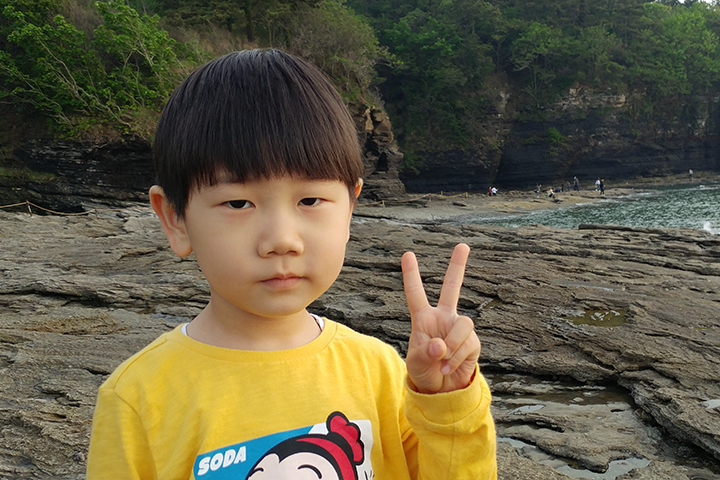
#> input picture ch2-2/model.png, 720 x 480 px, found by its file name
$ jupyter execute 'histogram backprojection.ipynb'   (shell and % lines are left out)
#> lines starting #> are read from the running program, lines starting #| are printed output that depends on the picture; after the words box and inside, x2 and y2 are one past the last pixel; in counts of white or black regions, pixels touching at a corner belong together
# 방법 1 - 영상의 픽셀을 하나씩 순회하면서 히스토그램 역투영 계산

[cell 1]
import cv2
import numpy as np

# 기준 영상 불러오기
img_m = cv2.imread('model.png')
#> img_m is the input picture: shape (480, 720, 3); mean B, G, R 67.8, 93.2, 100.5
mask = cv2.imread('mask.bmp', cv2.IMREAD_GRAYSCALE)
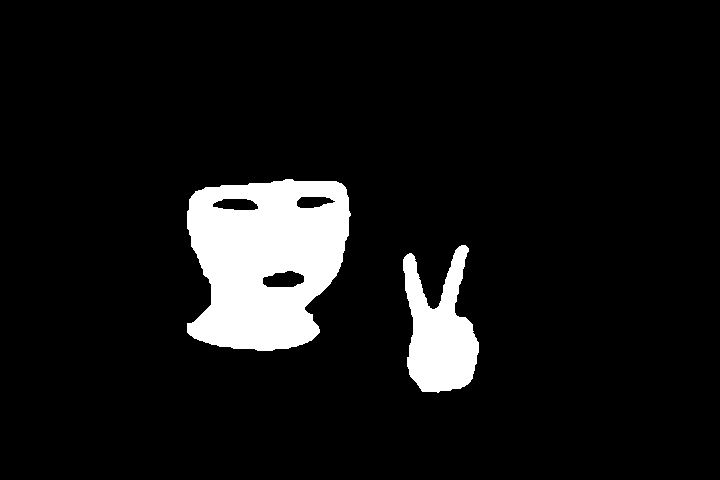
#> input picture ch2-2/mask.bmp, 720 x 480 px, found by its file name
#> mask: shape (480, 720); 8.1% white; 2 white regions, box (x1, y1, x2, y2) and area: (187, 179, 351, 351) 21231, (403, 245, 479, 393) 6784

## 기준 영상의 H-S 히스토그램 생성
hls_m = cv2.cvtColor(img_m, cv2.COLOR_BGR2HLS)
#> hls_m: shape (480, 720, 3); mean of channels 0, 1, 2 42.2, 85.3, 63.1
hist_m = cv2.calcHist([hls_m], [0,2], mask, [181,256], [0,181,0,256])
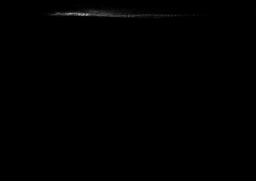
#> hist_m: shape (181, 256) float32; min 0, max 154, mean 0.6

## 입력 이미지의 H-S 히스토그램 계산
img_i = cv2.imread('test.png')
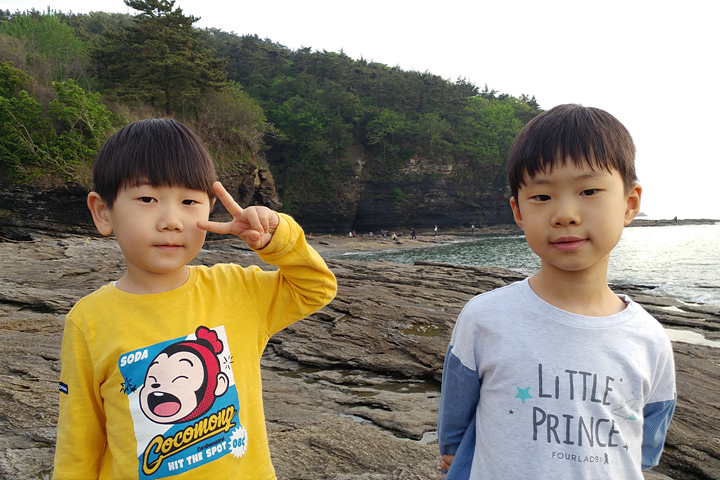
#> input picture ch2-2/test.png, 720 x 480 px, found by its file name
#> img_i is the input picture: shape (480, 720, 3); mean B, G, R 116.9, 134.4, 141.2
hls_i = cv2.cvtColor(img_i, cv2.COLOR_BGR2HLS)
#> hls_i: shape (480, 720, 3); mean of channels 0, 1, 2 42.5, 129.7, 58.2
hist_i = cv2.calcHist([hls_i], [0,2], None, [181,256], [0,181,0,256])

# 히스토그램 정규화
hist_m = (hist_m - hist_m.min()) / (hist_m.max()-hist_m.min())
hist_i = (hist_i - hist_i.min()) / (hist_i.max()-hist_i.min())


'''
To do
'''
# 2차원 H-S 히스토그램 계산
hist_i = cv2.calcHist([hls_i], [0,2], None, [181,256], [0,181,0,256])

# 기준 영상 및 입력 영상 히스토그램 각각 정규화
hist_m = (hist_m - hist_m.min()) / (hist_m.max()-hist_m.min())
hist_i = (hist_i - hist_i.min()) / (hist_i.max()-hist_i.min())

## 방법 1) 입력 영상의 픽셀을 하나씩 순회하면서 히스토그램 역투영 계산
height, width = img_i.shape[0], img_i.shape[1]                      # 입력 영상의 높이, 너비 정보
#> height = 480; width = 720

result = np.zeros((height,width), dtype='float32') # 입력 영상과 동일한 크기의 0으로 초기화 된 배열 생성
for i in range(height):
    for j in range(width):
        h = hls_i[i,j,0]                         # 해당 픽셀의 h(hue) 값
        s = hls_i[i,j,2]                         # 해당 필셀의 s(saturation) 값
        r = hist_m[h,s] / (hist_i[h,s]+1e-7)     # 나눗셈에서 분모가 0이되는 것을 막기 위해 결과에 영향을 주지 않을만큼의 작은 값(1e-7)을 분모에 더해줌
        result[i,j] = min(r, 1.0)                # 결과값(confidence)의 범위가 1.0을 넘지 않도록 함 (확률 또는 신뢰도로 나타내기 위함)
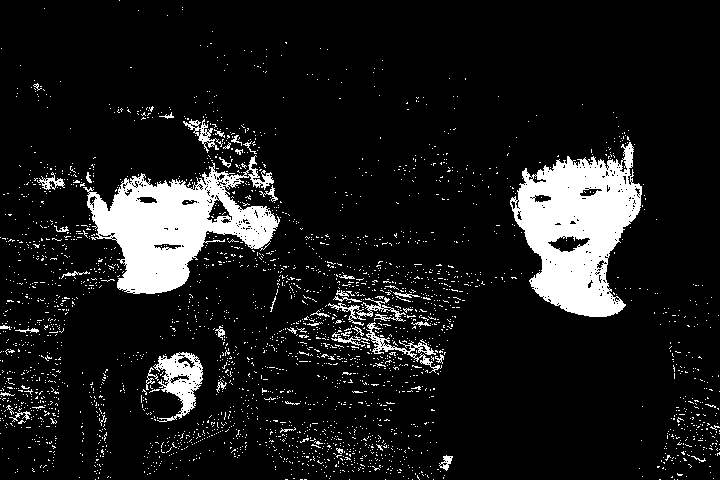
#> result: shape (480, 720) float32; min 0, max 1, mean 0.108

# 방법 2 - 배열 단위로 히스토그램 역투영 계산

[cell 2]
import cv2
import numpy as np

# 기준 영상 불러오기
img_m = cv2.imread('model.png')
mask = cv2.imread('mask.bmp', cv2.IMREAD_GRAYSCALE)

## 기준 영상의 H-S 히스토그램 생성
hls_m = cv2.cvtColor(img_m, cv2.COLOR_BGR2HLS)
hist_m = cv2.calcHist([hls_m], [0,2], mask, [181,256], [0,181,0,256])

## 입력 이미지의 H-S 히스토그램 계산
img_i = cv2.imread('test.png')
hls_i = cv2.cvtColor(img_i, cv2.COLOR_BGR2HLS)
hist_i = cv2.calcHist([hls_i], [0,2], None, [181,256], [0,181,0,256])

# 히스토그램 정규화
hist_m = (hist_m - hist_m.min()) / (hist_m.max()-hist_m.min())
hist_i = (hist_i - hist_i.min()) / (hist_i.max()-hist_i.min())


'''
To do
'''
hist_r = hist_m / (hist_i+1e-7)   # 비율 히스토그램 계산

h,l,s = cv2.split(hls_i)          # HLS 영상을 각각의 채널(H, L, S)로 분리
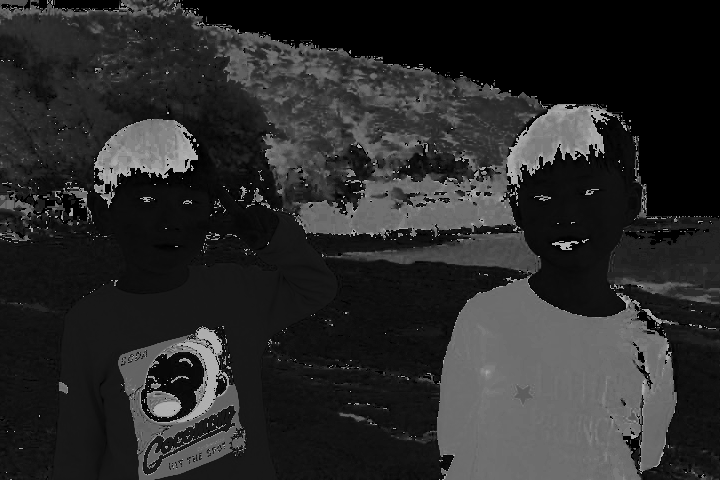
#> h: shape (480, 720); min 0, max 180, mean 42.5
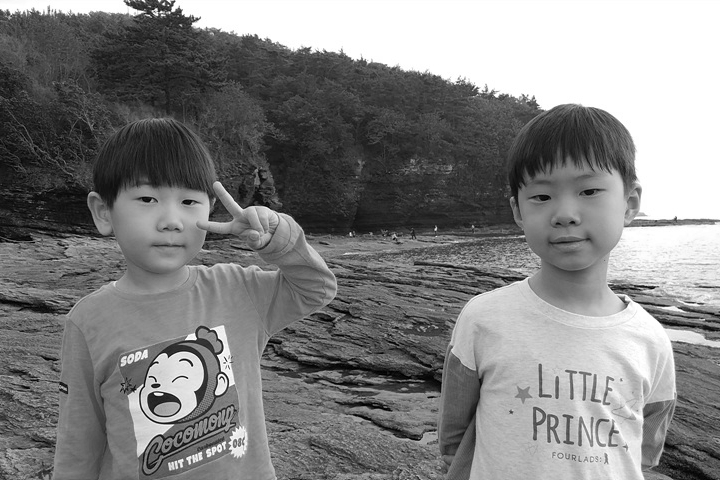
#> l: shape (480, 720); min 0, max 255, mean 129.7
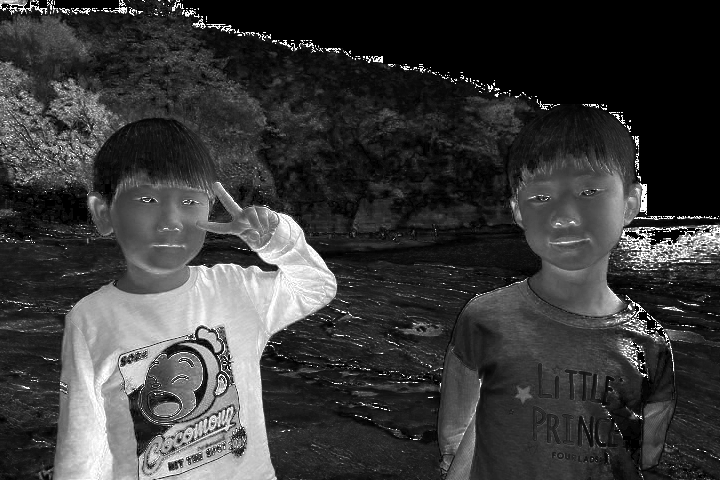
#> s: shape (480, 720); min 0, max 255, mean 58.2

result = hist_r[h, s]             # 배열 단위로 히스토그램 역투영 결과 계산
result = np.minimum(result, 1)    # 결과값(confidence)의 범위가 1.0을 넘지 않도록 함 (확률 또는 신뢰도로 나타내기 위함)

ret, result = cv2.threshold(result, 0.1, 255, cv2.THRESH_BINARY)
#> result: shape (480, 720) float32; 10.7% white; 2808 white regions (2761 under 20 px), largest, box (x1, y1, x2, y2) and area: (510, 142, 642, 317) 13320, (83, 155, 280, 294) 12464, (153, 352, 203, 422) 1605

[cell 3]
import matplotlib.pyplot as plt

## 결과 시각화
plt.figure(figsize=(13,4))

plt.subplot(1,2,1)
plt.imshow(img_i[...,::-1])
plt.axis('off')
plt.title('input image')

plt.subplot(1,2,2)
plt.imshow(result,'gray')
plt.axis('off')
plt.title('confidence map')

plt.show()

## 3) 모폴로지 연산을 통한 개선

[cell 4]
## 모폴로지 열기(opening) 연산 적용
'''
To do
'''
kernel = np.ones((3,3), dtype='uint8')      # 다음 형태(3x3)의 모폴로지 커널(구조요소) 생성
                                            # [[1,1,1],
                                            #  [1,1,1],
                                            #  [1,1,1]]
improved = cv2.morphologyEx(result, cv2.MORPH_OPEN, kernel)
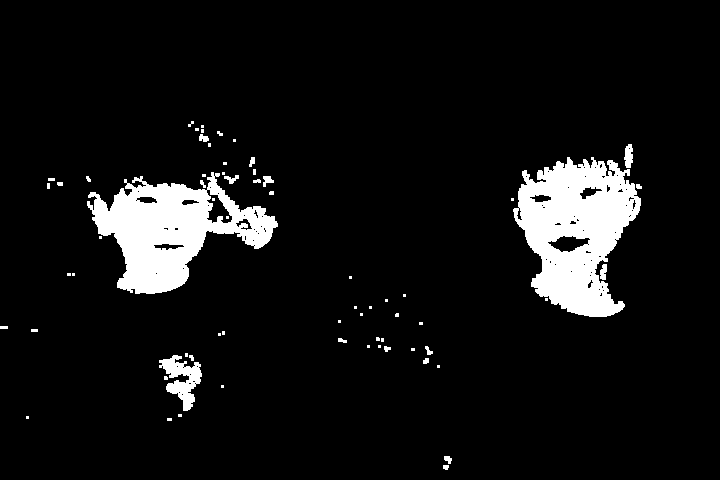
#> improved: shape (480, 720) float32; 7.6% white; 67 white regions (42 under 20 px), largest, box (x1, y1, x2, y2) and area: (513, 157, 641, 317) 12500, (87, 172, 278, 294) 11129, (159, 355, 202, 411) 1136

cv2.imwrite('opened.jpg', improved)
plt.imshow(improved, 'gray')
plt.axis('off')
plt.title('improved')

plt.show()

[cell 5]
## 피부색 영역 검출
skin = cv2.bitwise_and(img_i, img_i, mask=improved.astype('uint8'))
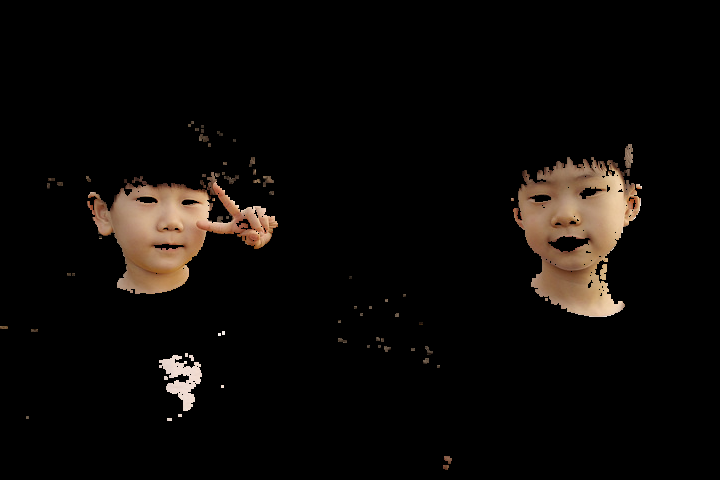
#> skin: shape (480, 720, 3); mean B, G, R 7.6, 9.9, 12.8

plt.figure(figsize=(13,4))

plt.subplot(1,2,1)
plt.imshow(img_i[...,::-1])
plt.axis('off')
plt.title('test image')

plt.subplot(1,2,2)
plt.imshow(skin[...,::-1])
plt.axis('off')
plt.title('only skin')

plt.show()
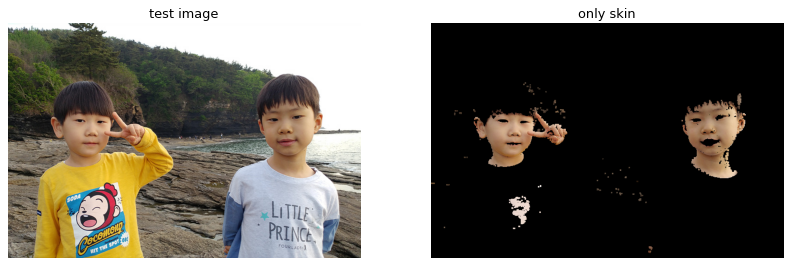
#> figure drawn by matplotlib, 2 panels
